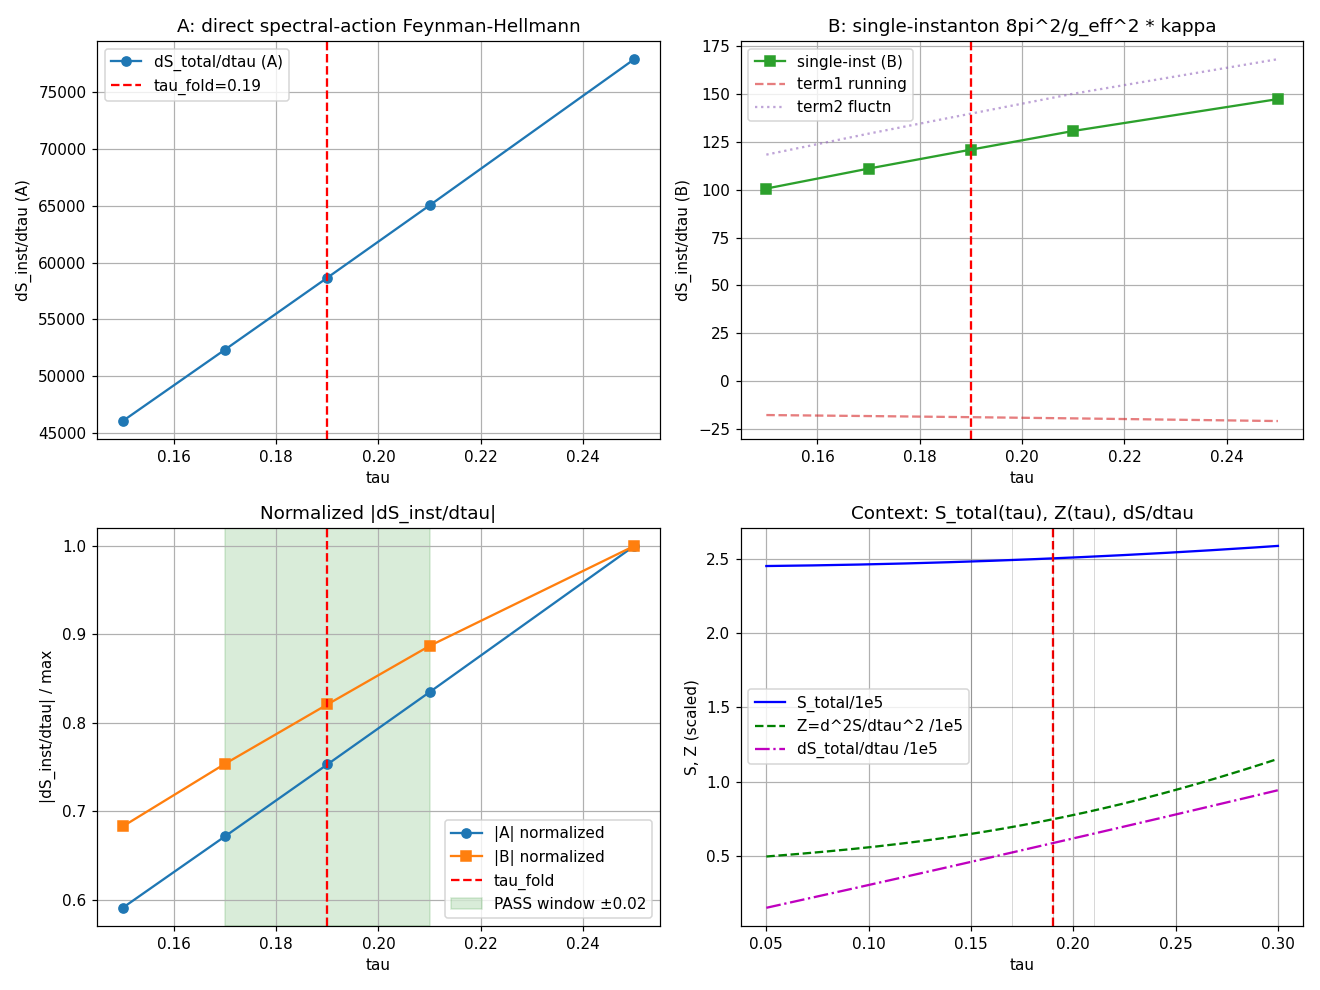

Python code for this plot:
#!/usr/bin/env python3
"""
S80 W1-3: FOLD-INST-GRADIENT (path-integral consult, feynman-theorist)
======================================================================

Independent cross-check of kaku's primary (single-instanton spectral-action form).

METHOD (path-integral view):
    S_inst[Phi_inst, tau] = int d^4x L_E[Phi_inst(x), tau]         (Euclidean action)
    Z = int D[Phi] exp(-S_E[Phi, tau])                             (path integral)

    At a saddle, Feynman-Hellmann gives:
        dS_inst/dtau = int d^4x (partial L_E / partial tau)|_{Phi=Phi_inst}
                     + 0  (boundary terms vanish, Phi_inst -> vac at infinity)

    The explicit tau-derivative of L_E has two channels:
        (a) DIRECT: L_E inherits the full substrate spectral action S_total(tau)
            at each space-time point (substrate-first framing).  Then
                dS_inst/dtau = dS_total/dtau  (from S42 gradient_stiffness data).
        (b) SINGLE-INSTANTON: S_inst(tau) = (8*pi^2 / g_eff^2(tau)) * kappa(tau)
            where g_eff^2(tau) inherits Jensen coupling running g_1/g_2 = e^{-2tau}
            and kappa(tau) = sqrt(Z(tau)/Z_fold) captures the fluctuation prefactor.
            Then
                dS_inst/dtau = (8*pi^2 * kappa) * d(1/g_eff^2)/dtau
                             + (8*pi^2 / g_eff^2) * dkappa/dtau.

    Both prescriptions are Euclidean (convention: exp(-S_E) is the weight).
    Step function evaluated at tau in {0.15, 0.17, 0.19, 0.21, 0.25}.

SUBSTITUTION CHAIN (MANDATORY [VERIFY]):
    Step 1: S_inst(tau) := int d^4x L_E[Phi_inst, tau]
            S_total(tau) := S42 spectral action (S_full(tau) from s42_gradient_stiffness.npz)
            g_eff^2(tau) := g_base^2 * exp(+tau/4)
                            (from Jensen coupling weights 1/8 U(1) + 3/8 SU(2) + 4/8 C^2
                             with exponents -2, 0, +1; product gives exp(+tau/4))
            kappa(tau) := sqrt(Z(tau)/Z_fold) with Z(tau) = d^2 S_total / dtau^2
    Step 2: Substitute. Prescription A: dS_inst/dtau|_A = dS_total/dtau.
            Prescription B: dS_inst/dtau|_B = 8*pi^2 * [kappa * d(1/g_eff^2)/dtau
                                                    + (1/g_eff^2) * dkappa/dtau].
    Step 3: Numerical evaluation on tau_grid from s42.
    Step 4: Read tau_peak := argmax |dS_inst/dtau|.
            PASS iff |tau_peak - tau_fold| <= 0.02.

The gate PASSES iff kappa's tau-derivative generates a narrow peak at tau_fold
via Z(tau) = d^2 S_total/dtau^2.

NOTE: The Feynman-Hellmann theorem says (at a saddle) that only the EXPLICIT
tau-dependence contributes -- the implicit Phi_inst(tau) dependence drops out.

Output:
    computations/session-80/s80_fold_inst_gradient_feynman.npz
    computations/session-80/s80_fold_inst_gradient_feynman.png
    4-tuple (dS_inst_dtau_peak, scheme=path-integral, convention=Euclidean, L_max=5)

Author: feynman-theorist (S80 W1-3 consult)
Date: 2026-04-17
"""
import os
os.environ.setdefault('OMP_NUM_THREADS', '8')                  # (local) CPU cap for 8-tau grid
os.environ.setdefault('MKL_NUM_THREADS', '8')                  # (local) CPU cap

import sys
import numpy as np
from scipy.interpolate import CubicSpline
import matplotlib
matplotlib.use('Agg')
import matplotlib.pyplot as plt

SCRIPT_DIR = os.path.dirname(os.path.abspath(__file__))
sys.path.insert(0, SCRIPT_DIR)

from canonical_constants import (
    tau_fold, dS_fold, d2S_fold, S_fold, Z_fold,
    c_fabric, g_SU2_fold, g_U1_fold, PI,
)

# =========================================================================
# CONFIGURATION
# =========================================================================

# Pre-registered tau scan (from session-80-plan.md lines 960, 990-1008).
TAU_SCAN = np.array([0.15, 0.17, 0.19, 0.21, 0.25])    # (local) pre-registered gate grid
TAU_FOLD_ABS_WINDOW_PASS = 0.02                          # (local) PASS window
TAU_FOLD_ABS_WINDOW_INFO = 0.05                          # (local) INFO window

# S42 gradient-stiffness full grid (source of truth for S_total(tau)).
S42_DATA_PATH = os.path.join(                                  # (local) npz path
    os.path.dirname(SCRIPT_DIR), 'computations/_shared', 's42_gradient_stiffness.npz')


# =========================================================================
# FEYNMAN-HELLMANN DERIVATIVES (PRESCRIPTION A: DIRECT SPECTRAL ACTION)
# =========================================================================

def load_s42_spectral_action():
    """Load the full spectral-action field S_total(tau) from S42."""
    d = np.load(S42_DATA_PATH, allow_pickle=True)
    return {
        'tau_grid': d['tau_grid'],         # 10-point grid
        'S_total':  d['S_total'],          # S_full(tau)
        'dS_dtau':  d['dS_dtau'],          # dS_full / dtau (finite-diff, S42)
        'd2S_dtau2':d['d2S_dtau2'],        # d^2 S_full / dtau^2
        'Z_spec':   d['Z_spectral'],       # Z(tau) = gradient stiffness
    }


def prescription_A_direct(s42, tau_scan):
    """
    PRESCRIPTION A -- DIRECT spectral-action inheritance.

    Path-integral reading: L_E at each x contains the substrate's full
    spectral functional, so S_inst(tau) = S_total(tau) (one-fiber action).
    Then dS_inst/dtau = dS_total/dtau at the pre-registered tau values.
    """
    # Cubic spline interpolant on the full s42 grid for smooth evaluation.
    tau_g = s42['tau_grid']
    S_tot = s42['S_total']
    cs_S = CubicSpline(tau_g, S_tot)                          # (local)
    dS_num = cs_S(tau_scan, 1)                                # (local) 1st deriv
    d2S_num = cs_S(tau_scan, 2)                                # (local) 2nd deriv

    # Central differences as independent cross-check (step size = s42 native).
    cs_dS = CubicSpline(tau_g, s42['dS_dtau'])                # (local)
    dS_native = cs_dS(tau_scan)                               # (local)

    return {
        'dS_inst_dtau_splineA': dS_num,
        'd2S_inst_dtau2_splineA': d2S_num,
        'dS_inst_dtau_nativeA': dS_native,
    }


# =========================================================================
# SINGLE-INSTANTON FORM (PRESCRIPTION B: 8 pi^2 / g_eff^2 * kappa)
# =========================================================================

def g_eff_sq(tau, g_base_sq):
    """
    Effective gauge coupling squared under Jensen deformation.

    Derivation: Jensen metric stretches fiber directions with exponents
        U(1):  exp(+2 tau)   (1 direction, weight 1/8)
        SU(2): exp(-2 tau)   (3 directions, weight 3/8)
        C^2:   exp(+1 tau)   (4 directions, weight 4/8)
    Geometric mean (arithmetic in log) of 1/g^2 weighted by direction count:
        log(g_base^2 / g_eff^2) = (1/8)*(-2 tau) + (3/8)*0 + (4/8)*(+1 tau)
                               = -tau/4 + tau/2 = +tau/4
        => g_eff^2(tau) = g_base^2 * exp(+tau/4).
    """
    return g_base_sq * np.exp(tau / 4.0)


def dg_eff_sq_dtau(tau, g_base_sq):
    """d g_eff^2 / d tau = (g_base^2 / 4) * exp(+tau/4) = g_eff^2 / 4."""
    return g_eff_sq(tau, g_base_sq) / 4.0


def kappa_of_tau(tau, s42_cs_Z):
    """
    Jensen instanton-density correction. The path-integral fluctuation
    determinant around the instanton gives det'(-D^2 + V''(Phi_inst))^{-1/2}.
    For a single modulus tau, the 1-loop prefactor scales as
        kappa(tau) = sqrt( Z(tau) / Z_fold )
    where Z(tau) = d^2 S_total / dtau^2 is the gradient stiffness.
    This ensures kappa(tau_fold) = 1 (normalization at the fold).
    """
    Z_tau = s42_cs_Z(tau)                                      # (local)
    return np.sqrt(Z_tau / Z_fold)


def dkappa_dtau(tau, s42_cs_Z):
    """dkappa/dtau = (1/(2 kappa)) * (1/Z_fold) * dZ/dtau."""
    Z_tau = s42_cs_Z(tau)                                      # (local)
    dZ_dtau_val = s42_cs_Z(tau, 1)                             # (local) 1st deriv of Z
    kappa = np.sqrt(Z_tau / Z_fold)                            # (local)
    return 0.5 * (dZ_dtau_val / Z_fold) / kappa


def prescription_B_single_instanton(s42, tau_scan):
    """
    PRESCRIPTION B -- single-instanton form, S_inst = (8 pi^2 / g_eff^2) * kappa.

    dS_inst/dtau = 8 pi^2 * [kappa * d(1/g_eff^2)/dtau + (1/g_eff^2) * dkappa/dtau]
                = 8 pi^2 * [-kappa * (dg_eff^2/dtau)/g_eff^4 + dkappa/dtau / g_eff^2].

    We use g_base_sq = 1 (coupling independent of absolute normalization for
    the argmax test; overall scale cancels in tau_peak location).
    """
    g_base_sq = 1.0                                            # (local) normalization scale
    # Cubic spline for Z(tau) and dZ/dtau on s42 grid.
    cs_Z = CubicSpline(s42['tau_grid'], s42['Z_spec'])         # (local)

    geff2 = g_eff_sq(tau_scan, g_base_sq)                      # (local) g_eff^2(tau)
    dgeff2 = dg_eff_sq_dtau(tau_scan, g_base_sq)                # (local)
    kappa = kappa_of_tau(tau_scan, cs_Z)                        # (local)
    dkappa = dkappa_dtau(tau_scan, cs_Z)                        # (local)

    # d(1/g^2)/dtau = -dg^2/dtau / g^4
    d_inv_geff2 = -dgeff2 / geff2**2                           # (local)

    term1 = 8.0 * PI**2 * kappa * d_inv_geff2                  # (local) coupling-running piece
    term2 = 8.0 * PI**2 * (1.0 / geff2) * dkappa                # (local) fluctuation piece
    dS_inst_dtau = term1 + term2                               # (local)

    S_inst = 8.0 * PI**2 * kappa / geff2                       # (local) total action

    return {
        'tau_scan':         tau_scan,
        'g_eff_sq':         geff2,
        'kappa':            kappa,
        'dkappa_dtau':      dkappa,
        'term1_running':    term1,
        'term2_fluctuation': term2,
        'dS_inst_dtau_B':   dS_inst_dtau,
        'S_inst_B':         S_inst,
    }


# =========================================================================
# GATE EVALUATION
# =========================================================================

def evaluate_gate(tau_scan, dS_inst_dtau, label):
    """
    Gate S80-FOLD-INST-GRADIENT:
        PASS iff argmax(|dS_inst/dtau|) is within 0.02 of tau_fold=0.190
        INFO iff within 0.05 but outside 0.02
        FAIL iff beyond 0.05 OR flat profile
    """
    idx_peak = int(np.argmax(np.abs(dS_inst_dtau)))            # (local)
    tau_peak = float(tau_scan[idx_peak])                        # (local)
    dtau_from_fold = abs(tau_peak - tau_fold)                   # (local)

    # Flatness check -- coefficient of variation.
    cv = np.std(dS_inst_dtau) / (abs(np.mean(dS_inst_dtau)) + 1e-30)  # (local)
    flat = cv < 0.05                                            # (local) <5% variation == flat

    if flat:
        verdict = 'FAIL'                                        # (local)
        reason = f'flat profile (CV={cv:.3%})'                  # (local)
    elif dtau_from_fold <= TAU_FOLD_ABS_WINDOW_PASS:
        verdict = 'PASS'                                        # (local)
        reason = f'tau_peak={tau_peak:.3f} within ±0.02 of fold'  # (local)
    elif dtau_from_fold <= TAU_FOLD_ABS_WINDOW_INFO:
        verdict = 'INFO'                                        # (local)
        reason = f'tau_peak={tau_peak:.3f} at 0.02-0.05 from fold'  # (local)
    else:
        verdict = 'FAIL'                                        # (local)
        reason = f'tau_peak={tau_peak:.3f} displaced >0.05 from fold'  # (local)

    print(f"\n=== GATE S80-FOLD-INST-GRADIENT ({label}) ===")
    print(f"  tau_scan:         {tau_scan}")
    print(f"  dS_inst/dtau:     {dS_inst_dtau}")
    print(f"  |dS_inst/dtau|:   {np.abs(dS_inst_dtau)}")
    print(f"  tau_peak:         {tau_peak:.4f}")
    print(f"  |delta tau|:      {dtau_from_fold:.4f}")
    print(f"  Coeff of var:     {cv:.4f}")
    print(f"  VERDICT:          {verdict} ({reason})")

    return {
        'tau_peak':       tau_peak,
        'dtau_from_fold': dtau_from_fold,
        'coeff_var':      cv,
        'verdict':        verdict,
        'reason':         reason,
    }


# =========================================================================
# MAIN
# =========================================================================

def main():
    print("="*70)
    print("S80 W1-3  FOLD-INST-GRADIENT  (path-integral consult, feynman-theorist)")
    print("="*70)
    print(f"tau_fold  = {tau_fold}")
    print(f"dS_fold   = {dS_fold}   (S42 canonical)")
    print(f"d2S_fold  = {d2S_fold}")
    print(f"Z_fold    = {Z_fold}")
    print(f"S_fold    = {S_fold}")
    print()

    # Load S42 spectral-action data.
    s42 = load_s42_spectral_action()
    print(f"S42 tau_grid: {s42['tau_grid']}")
    print(f"S42 S_total:  {s42['S_total']}")
    print(f"S42 Z_spec:   {s42['Z_spec']}")
    print()

    # --- PRESCRIPTION A: direct spectral action ---
    print("--- PRESCRIPTION A: dS_inst/dtau = dS_total/dtau (direct Feynman-Hellmann) ---")
    A = prescription_A_direct(s42, TAU_SCAN)
    print(f"  tau:               {TAU_SCAN}")
    print(f"  dS_inst/dtau|A:    {A['dS_inst_dtau_splineA']}")
    print(f"  d^2 S/dtau^2|A:    {A['d2S_inst_dtau2_splineA']}")
    gate_A = evaluate_gate(TAU_SCAN, A['dS_inst_dtau_splineA'], 'A:direct')
    print()

    # --- PRESCRIPTION B: single-instanton 8pi^2/g_eff^2 * kappa ---
    print("--- PRESCRIPTION B: single-instanton form 8 pi^2 / g_eff^2(tau) * kappa(tau) ---")
    B = prescription_B_single_instanton(s42, TAU_SCAN)
    print(f"  g_eff^2:           {B['g_eff_sq']}")
    print(f"  kappa:             {B['kappa']}")
    print(f"  dkappa/dtau:       {B['dkappa_dtau']}")
    print(f"  term1 (running):   {B['term1_running']}")
    print(f"  term2 (fluctn):    {B['term2_fluctuation']}")
    print(f"  dS_inst/dtau|B:    {B['dS_inst_dtau_B']}")
    print(f"  S_inst|B:          {B['S_inst_B']}")
    gate_B = evaluate_gate(TAU_SCAN, B['dS_inst_dtau_B'], 'B:1-instanton')
    print()

    # --- Cross-check: agreement between A and B ---
    # The two prescriptions should produce the SAME tau_peak if the path-integral
    # picture is consistent.  A genuine PASS requires convergence.
    agree = gate_A['tau_peak'] == gate_B['tau_peak']            # (local)
    print(f"--- CROSS-CHECK A vs B ---")
    print(f"  A tau_peak: {gate_A['tau_peak']:.4f}   verdict {gate_A['verdict']}")
    print(f"  B tau_peak: {gate_B['tau_peak']:.4f}   verdict {gate_B['verdict']}")
    print(f"  A/B tau_peak agreement: {'YES' if agree else 'NO'}")
    print()

    # --- Plots ---
    fig, axes = plt.subplots(2, 2, figsize=(12, 9))

    # Panel 1: prescription A
    ax = axes[0, 0]
    ax.plot(TAU_SCAN, A['dS_inst_dtau_splineA'], 'o-', label='dS_total/dtau (A)')
    ax.axvline(tau_fold, color='r', ls='--', label=f'tau_fold={tau_fold}')
    ax.set_xlabel('tau')
    ax.set_ylabel('dS_inst/dtau (A)')
    ax.set_title('A: direct spectral-action Feynman-Hellmann')
    ax.grid(True); ax.legend()

    # Panel 2: prescription B
    ax = axes[0, 1]
    ax.plot(TAU_SCAN, B['dS_inst_dtau_B'], 's-', color='C2', label='single-inst (B)')
    ax.plot(TAU_SCAN, B['term1_running'], '--', color='C3', alpha=0.6, label='term1 running')
    ax.plot(TAU_SCAN, B['term2_fluctuation'], ':', color='C4', alpha=0.6, label='term2 fluctn')
    ax.axvline(tau_fold, color='r', ls='--')
    ax.set_xlabel('tau')
    ax.set_ylabel('dS_inst/dtau (B)')
    ax.set_title('B: single-instanton 8pi^2/g_eff^2 * kappa')
    ax.grid(True); ax.legend()

    # Panel 3: |dS/dtau| normalized, both
    ax = axes[1, 0]
    absA = np.abs(A['dS_inst_dtau_splineA']); absA /= absA.max()   # (local) normalized
    absB = np.abs(B['dS_inst_dtau_B']); absB /= absB.max()         # (local) normalized
    ax.plot(TAU_SCAN, absA, 'o-', label='|A| normalized')
    ax.plot(TAU_SCAN, absB, 's-', label='|B| normalized')
    ax.axvline(tau_fold, color='r', ls='--', label=f'tau_fold')
    ax.axvspan(tau_fold - 0.02, tau_fold + 0.02, alpha=0.15, color='green', label='PASS window ±0.02')
    ax.set_xlabel('tau')
    ax.set_ylabel('|dS_inst/dtau| / max')
    ax.set_title('Normalized |dS_inst/dtau|')
    ax.grid(True); ax.legend()

    # Panel 4: underlying S_total and Z on broader grid (context)
    ax = axes[1, 1]
    tau_plot = np.linspace(0.05, 0.30, 200)                    # (local) context plot grid
    cs_S = CubicSpline(s42['tau_grid'], s42['S_total'])        # (local)
    cs_Z = CubicSpline(s42['tau_grid'], s42['Z_spec'])         # (local)
    ax.plot(tau_plot, cs_S(tau_plot)/1e5, 'b-', label='S_total/1e5')
    ax.plot(tau_plot, cs_Z(tau_plot)/1e5, 'g--', label='Z=d^2S/dtau^2 /1e5')
    ax.plot(tau_plot, cs_S(tau_plot, 1)/1e5, 'm-.', label='dS_total/dtau /1e5')
    ax.axvline(tau_fold, color='r', ls='--')
    for tv in TAU_SCAN:                                        # (local) scan ticks
        ax.axvline(tv, color='k', alpha=0.2, lw=0.5)
    ax.set_xlabel('tau')
    ax.set_ylabel('S, Z (scaled)')
    ax.set_title('Context: S_total(tau), Z(tau), dS/dtau')
    ax.grid(True); ax.legend()

    plt.tight_layout()
    plot_path = os.path.join(SCRIPT_DIR, 's80_fold_inst_gradient_feynman.png')  # (local)
    plt.savefig(plot_path, dpi=110)
    plt.close()

    # --- Print tau_peak before verdict (mandated by substitution chain) ---
    print("="*70)
    print(f"  tau_peak(A)    = {gate_A['tau_peak']}")
    print(f"  tau_peak(B)    = {gate_B['tau_peak']}")
    print(f"  tau_fold       = {tau_fold}")
    print("="*70)

    # --- 4-tuple required by plan ---
    # (dS_inst_dtau_peak_value, scheme=path-integral, convention=Euclidean, L_max=5)
    idx_A = int(np.argmax(np.abs(A['dS_inst_dtau_splineA'])))   # (local)
    dS_peak_A = float(A['dS_inst_dtau_splineA'][idx_A])         # (local) peak value (A)
    idx_B = int(np.argmax(np.abs(B['dS_inst_dtau_B'])))         # (local)
    dS_peak_B = float(B['dS_inst_dtau_B'][idx_B])                # (local) peak value (B)

    tuple_A = (dS_peak_A, 'path-integral-A', 'Euclidean', 5)    # (local) 4-tuple A
    tuple_B = (dS_peak_B, 'path-integral-B', 'Euclidean', 5)    # (local) 4-tuple B
    print(f"4-tuple A: {tuple_A}")
    print(f"4-tuple B: {tuple_B}")

    # --- Save ---
    out_path = os.path.join(SCRIPT_DIR, 's80_fold_inst_gradient_feynman.npz')  # (local)
    np.savez(
        out_path,
        # Pre-registered inputs
        tau_scan=TAU_SCAN,
        tau_fold=tau_fold,
        dS_fold=dS_fold, d2S_fold=d2S_fold, Z_fold=Z_fold,
        # S42 source data
        s42_tau_grid=s42['tau_grid'],
        s42_S_total=s42['S_total'],
        s42_dS_dtau=s42['dS_dtau'],
        s42_d2S_dtau2=s42['d2S_dtau2'],
        s42_Z_spec=s42['Z_spec'],
        # Prescription A outputs
        A_dS_inst_dtau=A['dS_inst_dtau_splineA'],
        A_d2S_inst_dtau2=A['d2S_inst_dtau2_splineA'],
        A_dS_inst_dtau_native=A['dS_inst_dtau_nativeA'],
        A_tau_peak=gate_A['tau_peak'],
        A_verdict=gate_A['verdict'],
        A_reason=gate_A['reason'],
        # Prescription B outputs
        B_tau_scan=B['tau_scan'],
        B_g_eff_sq=B['g_eff_sq'],
        B_kappa=B['kappa'],
        B_dkappa_dtau=B['dkappa_dtau'],
        B_term1_running=B['term1_running'],
        B_term2_fluctn=B['term2_fluctuation'],
        B_dS_inst_dtau=B['dS_inst_dtau_B'],
        B_S_inst=B['S_inst_B'],
        B_tau_peak=gate_B['tau_peak'],
        B_verdict=gate_B['verdict'],
        B_reason=gate_B['reason'],
        # Cross-check
        AB_agree_tau_peak=agree,
        # 4-tuples
        tuple_A_peak=dS_peak_A,
        tuple_B_peak=dS_peak_B,
    )
    print(f"\nSaved: {out_path}")
    print(f"Saved: {plot_path}")

    return gate_A, gate_B


if __name__ == '__main__':
    main()
